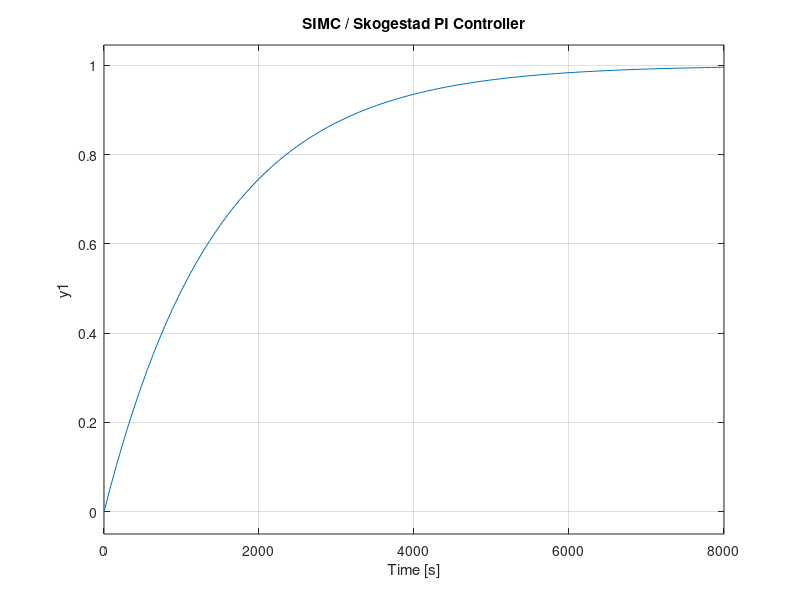

Recreate this plot in MATLAB.
%% SIMC (Skogestad) PI Tuning

clear; clc; close all;

%% Plant
Kp_plant = 16.57;
tau = 1459.68;
G = tf(Kp_plant, [tau 1]);

%% SIMC tuning parameter
tau_c = tau;   % closed-loop time constant (try tau/2, tau, 2*tau)

%% SIMC PI formulas (no dead time)
Kp = tau / (Kp_plant * tau_c);
Ti = min(tau, 4*tau_c);
Ki = Kp / Ti;

C_SIMC = pid(Kp, Ki);

%% Closed-loop response
T_SIMC = feedback(C_SIMC * G, 1);

figure;
step(T_SIMC, 8000)
grid on
title('SIMC / Skogestad PI Controller')

%% Display gains
fprintf('\nSIMC PI Controller:\n');
fprintf('Kp = %.6f\n', Kp);
fprintf('Ki = %.6f\n', Ki);
